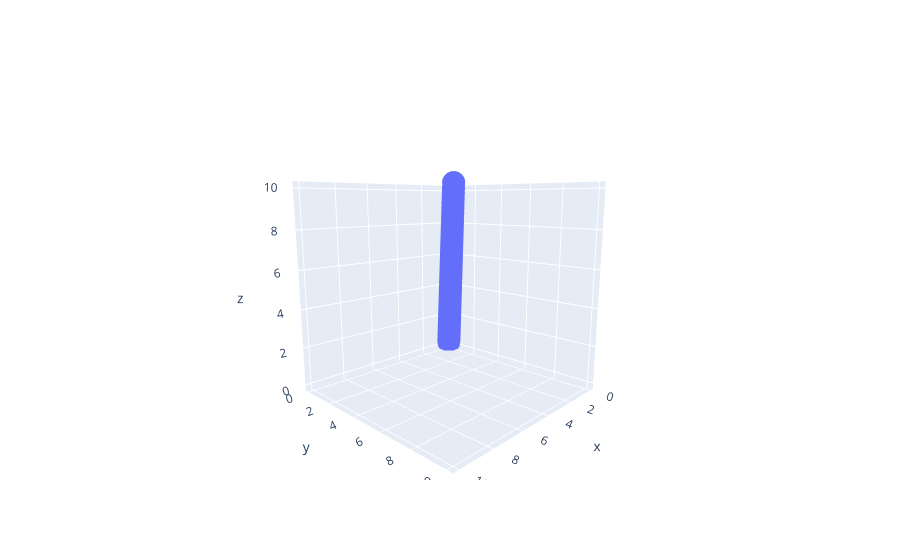

Source (notebook cell):
### Code cell
import plotly.graph_objects as go
import numpy as np

# Helix equation
x = y = z = np.linspace(0, 10, 60)

fig = go.Figure(data=[go.Scatter3d(x=x, y=y, z=z,
                                   mode='markers')])
fig.show()
